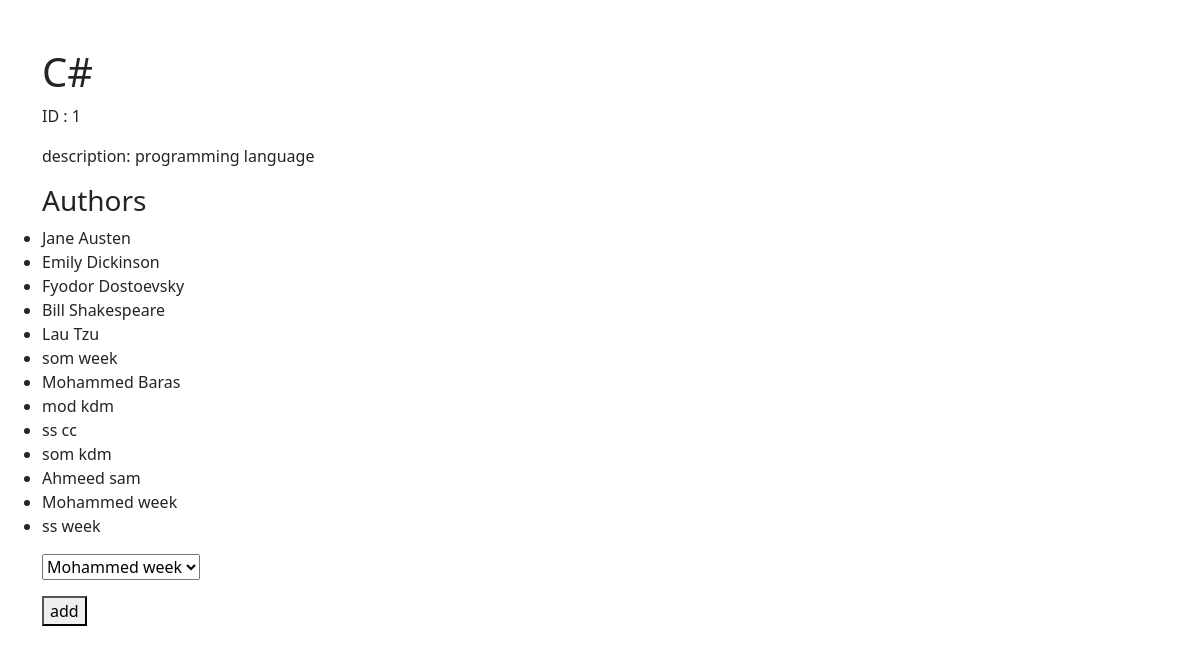
Screenshot of /books/1 with the database file from the repository.
### Books_Authors_app/models.py (models this page shows)
class Book(models.Model):
    title = models.CharField(max_length=255)
    desc= models.TextField()
    created_at = models.DateTimeField(auto_now_add=True)
    updated_at = models.DateTimeField(auto_now=True)

class Author(models.Model):
    first_name = models.CharField(max_length=45)
    last_name = models.CharField(max_length=45)
    notes =models.TextField()
    books=models.ManyToManyField(Book, related_name="authors")
    created_at = models.DateTimeField(auto_now_add=True)
    updated_at = models.DateTimeField(auto_now=True)

### Books_Authors_app/views.py (the view)
# urls.py: path('books/<int:book_id>', views.book_disply),
def book_disply(request, book_id ):
    context = {
        'book_to_display': Book.objects.get(id=book_id),
        'all_author':Author.objects.all(),
    }
    return render(request, 'books.html', context)

### Books_Authors_app/templates/books.html (shortened to what this page needs)
<!DOCTYPE html>
<html lang="en">
<head>
    <link href="https://cdn.jsdelivr.net/npm/bootstrap@5.0.0-beta1/dist/css/bootstrap.min.css" rel="stylesheet">
</head>
<body class="container mt-5">
    <div class="row">
    <h1>{{book_to_display.title}}</h1>
    <p>ID : {{book_to_display.id}}</p>
    <div class="row">
        <div class="col-1">
            <label >description:</label>
        </div>
        <div class="col-7">
            <p > {{book_to_display.desc}}</p>
        </div>
    </div>
    <h3>Authors</h3>
    <ul>
        {% for author in book_to_display.authors.all %}
        <li> {{author.first_name}} {{author.last_name}}</li>
        {% endfor %}
    </ul>
    <form action="/add_book_author" method="post">
        <p>
            <select name="author_id">
                {% for author in all_author %}
                {% if author not in book_to_display.authors.all %}
                <option value="{{ author.id }}">{{author.first_name}} {{author.last_name}}</option>
                {% endif %}
                {% endfor %}
            </select>
        </p>
        <button type="submit">add</button>
    </form>
</body>
    </html>

### rows the page displays
Book: title "C#", id "1", desc "programming language"
Author: first_name "Jane", last_name "Austen"
Author: first_name "Emily", last_name "Dickinson"
Author: first_name "Fyodor", last_name "Dostoevsky"
Author: first_name "Bill", last_name "Shakespeare"
Author: first_name "Lau", last_name "Tzu"
Author: first_name "som", last_name "week"
Author: first_name "Mohammed", last_name "Baras"
Author: first_name "mod", last_name "kdm"
Author: first_name "ss", last_name "cc"
Author: first_name "som", last_name "kdm"
Author: first_name "Ahmeed", last_name "sam"
Author: first_name "Mohammed", last_name "week"
Author: first_name "ss", last_name "week"

### other values shown
form field author_id "Mohammed week"
